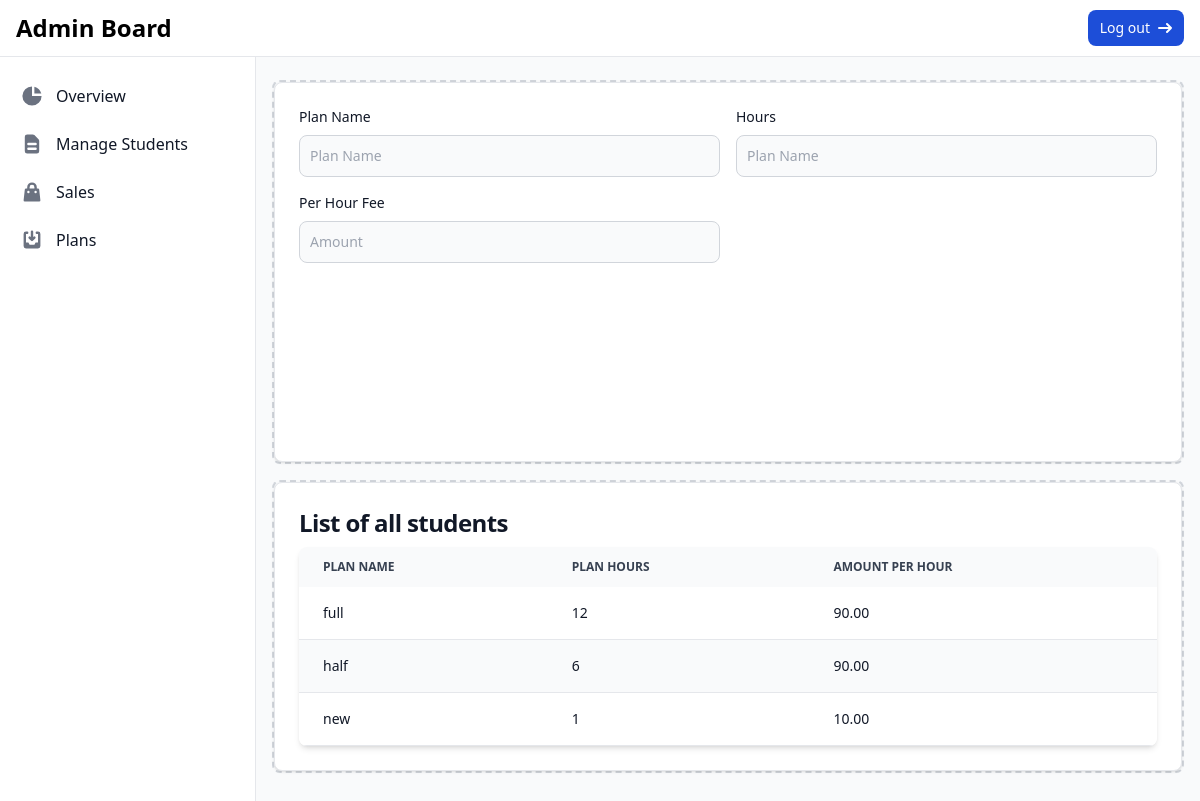
The app's page /manage_fee_plans/ (signed in), older data.
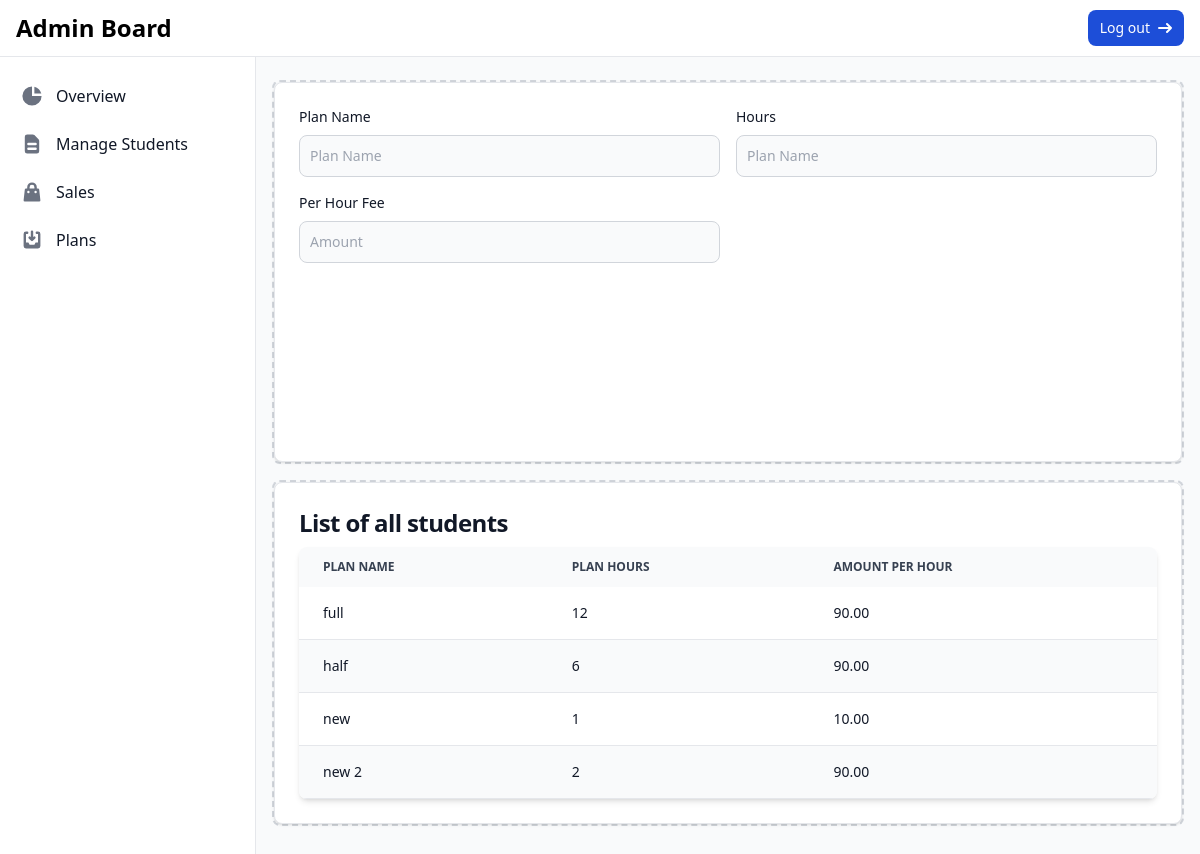
The same page, newer data.
### students/models.py (models this page shows, shortened)
class FeePlan(models.Model):
    plan_name = models.CharField(max_length=100)
    hours = models.IntegerField()
    per_hour_fee = models.DecimalField(max_digits=6, decimal_places=2)

### students/views.py (the view, shortened to what this page needs)
# urls.py: path("manage_fee_plans/", views.manage_fee_plans, name="manage_fee_plans"),
@login_required
def manage_fee_plans(request):
    if request.user.groups.filter(name="Admin").exists():
        message = ""
        fee_plans = FeePlan.objects.all()
        return render(request, "manage_fee_plans.html", {
            "fee_plans": fee_plans,
            "message": message,
        })
    else:
        return HttpResponse("Unauthorized", status=401)

### template/manage_fee_plans.html (shortened to what the changed rows need)
{% extends 'base.html' %}
{% block content %}
    <div class="antialiased bg-gray-50 dark:bg-gray-900">
    <main class="p-4 md:ml-64 h-auto pt-20">
      <div class=" h-fit	 border-2 border-dashed rounded-lg border-gray-300 dark:border-gray-600 h-96 mb-4">
          <div class="block max-w-l h-fit p-6 bg-white border border-gray-200 rounded-lg shadow dark:bg-gray-800 dark:border-gray-700">
              <div class="relative overflow-x-auto shadow-md sm:rounded-lg">
                <table class="w-full text-sm text-left rtl:text-right text-gray-500 dark:text-gray-400">
                    <thead class="text-xs text-gray-700 uppercase bg-gray-50 dark:bg-gray-700 dark:text-gray-400">
                        <tr>
                            <th scope="col" class="px-6 py-3">
                                Plan Name
                            </th>
                            <th scope="col" class="px-6 py-3">
                                Plan Hours
                            </th>
                            <th scope="col" class="px-6 py-3">
                                Amount per Hour
                            </th>
                    </thead>
                    <tbody>
                        {% for plan in fee_plans %}
                            <tr class="odd:bg-white odd:dark:bg-gray-900 even:bg-gray-50 even:dark:bg-gray-800 border-b dark:border-gray-700">
                                <th scope="row" class="px-6 py-4 font-medium text-gray-900 whitespace-nowrap dark:text-white">
                                    {{ plan.plan_name }}
                                </th>
                                <th scope="row" class="px-6 py-4 font-medium text-gray-900 whitespace-nowrap dark:text-white">
                                    {{ plan.hours }}
                                </th>
                                <th scope="row" class="px-6 py-4 font-medium text-gray-900 whitespace-nowrap dark:text-white">
                                    {{ plan.per_hour_fee }}
                                </th>
                            </tr>
                        {% endfor %}
                    </tbody>
                </table>
            </div>
      </div>
    </main>
  </div>
{% endblock %}

Row changes from the older to the newer data that the page shows:
added FeePlan: plan_name "new 2", hours "2", per_hour_fee "90.00"
